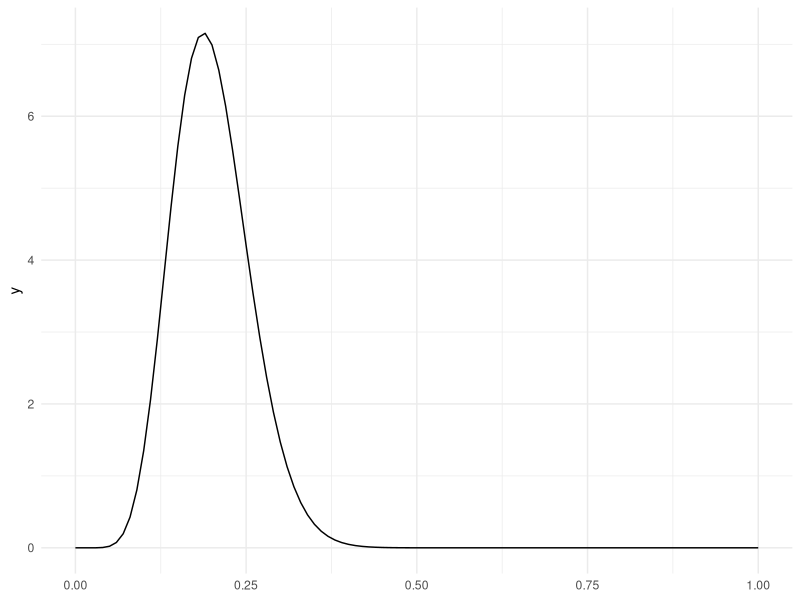
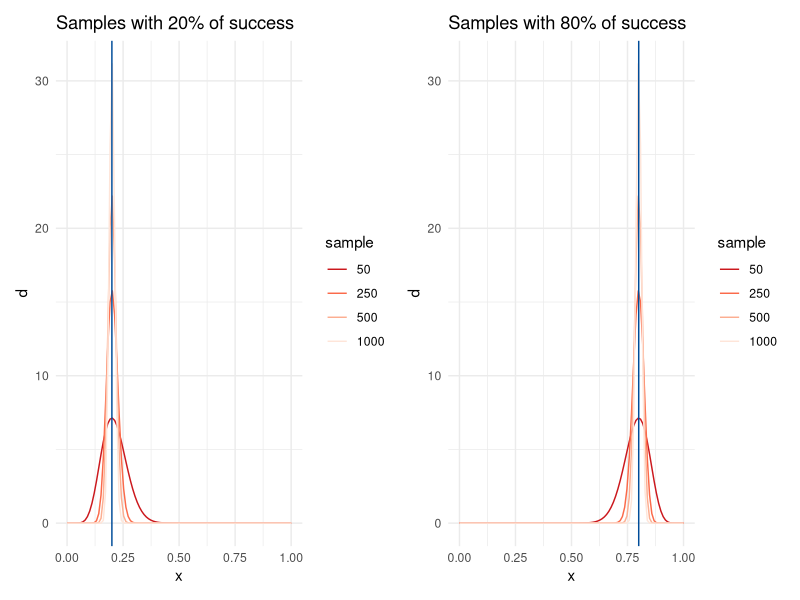
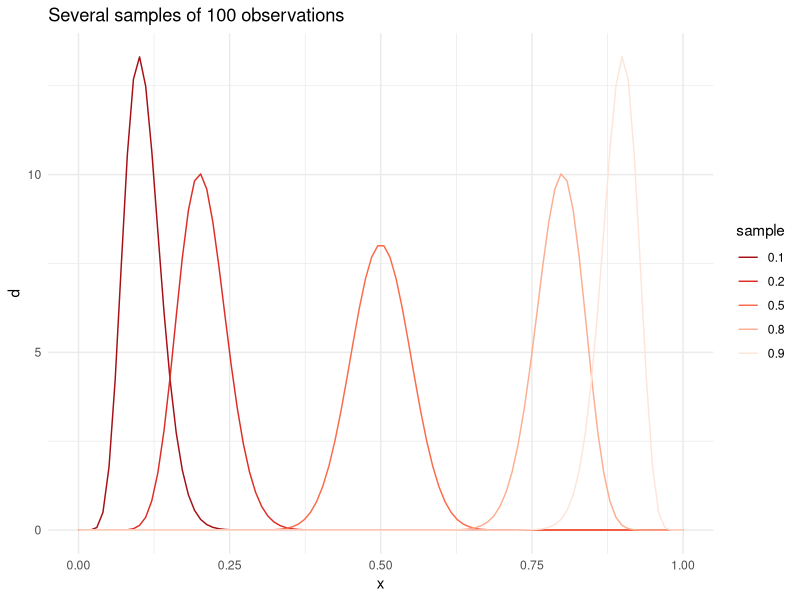
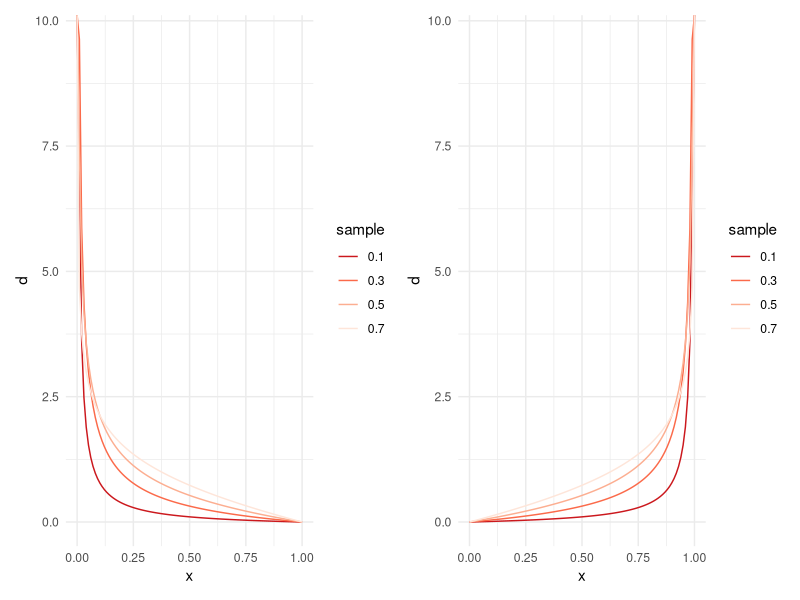
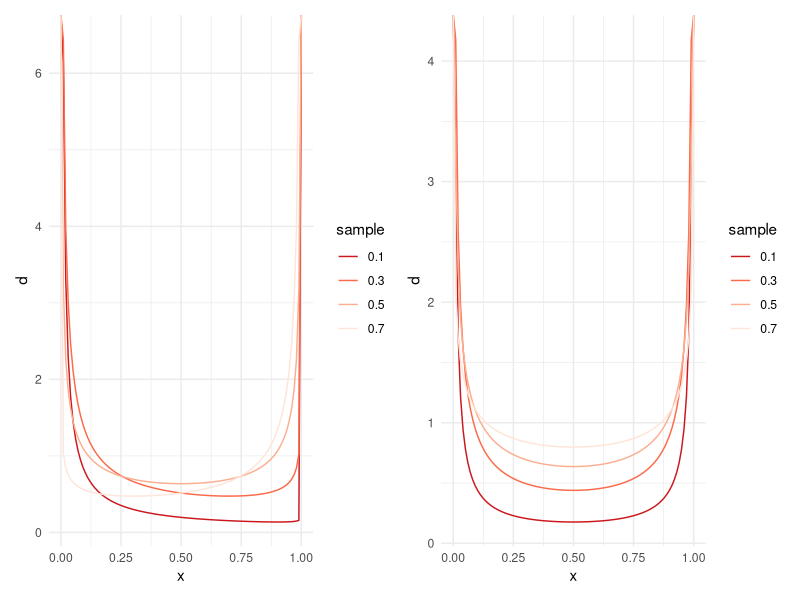

These figures' R source, in order:
## ---- chunk 1
knitr::opts_chunk$set(echo = TRUE, message = FALSE)
## ---- chunk 2
library(tidyverse)
library(patchwork)
## ---- chunk 3
  ggplot() +
  stat_function(fun = dbeta, args = list(shape1 = 10, shape2 = 40)) +
  theme_minimal()
## ---- chunk 4
table_beta <- function(s, f, l){
  t <- tibble(x = seq(0, 1, length.out = 100),
              s = s,
              f = f,
              sample = l) %>%
    mutate(d = dbeta(x, shape1 = s + 1, shape2 = f + 1))
  return(t)
}
## ---- chunk 5
table_plot <- function(t){
  
  l <- lapply(1:nrow(t), \(i) table_beta(t$s[i], t$f[i], t$l[i]))
  
  df <- bind_rows(l)
  
  ggplot(df, aes(x, d, color = sample)) +
    geom_line() +
    theme_minimal() +
    scale_color_brewer(palette = "Reds", direction = -1)
}
## ---- chunk 6
t1 <- tibble(s = c(10, 50, 100, 200),
             f = c(40, 200, 400, 800),
             l = factor(s + f))

t2 <- tibble(s = c(40, 200, 400, 800),
             f = c(10, 50, 100, 200),
             l = factor(s + f))
## ---- chunk 7
p1a <- table_plot(t = t1) + 
  geom_vline(xintercept = 0.2, color = "#004C99") +
  ggtitle("Samples with 20% of success")

p1b <- table_plot(t = t2) + 
  geom_vline(xintercept = 0.8, color = "#004C99") +
  ggtitle("Samples with 80% of success")

p1a + p1b
## ---- chunk 8
pbeta(0.21, 11, 41) - pbeta(0.19, 11, 41)
## ---- chunk 9
pbeta(0.21, 1001, 4001) - pbeta(0.19, 1001, 4001)
## ---- chunk 10
t3 <- tibble(s = c(10, 20, 50, 80, 90),
             f = c(90, 80, 50, 20, 10),
             l = as.factor(c(0.1, 0.2, 0.5, 0.8, 0.9)))

table_plot(t = t3) +
  ggtitle("Several samples of 100 observations")
## ---- chunk 11
table_beta2 <- function(alpha, beta, l){
  t <- tibble(x = seq(0, 1, length.out = 100),
              alpha = alpha,
              beta = beta,
              sample = l) %>%
    mutate(d = dbeta(x, shape1 = alpha, shape2 = beta))
  return(t)
}
## ---- chunk 12
table_plot2 <- function(t){
  
  l <- lapply(1:nrow(t), \(i) table_beta2(t$alpha[i], t$beta[i], t$l[i]))
  
  df <- bind_rows(l)
  
  ggplot(df, aes(x, d, color = sample)) +
    geom_line() +
    theme_minimal() +
    scale_color_brewer(palette = "Reds", direction = -1)
}
## ---- chunk 13
t4 <- tibble(alpha = seq(0.1, 0.8, 0.2),
             beta = 2,
             l = as.factor(alpha))

t5 <- tibble(alpha = 2,
             beta = seq(0.1, 0.8, 0.2),
             l = as.factor(beta))


table_plot2(t4) + table_plot2(t5)
## ---- chunk 14
t6 <- tibble(alpha = seq(0.1, 0.8, 0.2),
             beta = 1 - alpha,
             l = as.factor(alpha))

t7 <- tibble(alpha = seq(0.1, 0.8, 0.2),
             beta = alpha,
             l = as.factor(alpha))

table_plot2(t6) + table_plot2(t7)
## ---- chunk 15
sessionInfo()
